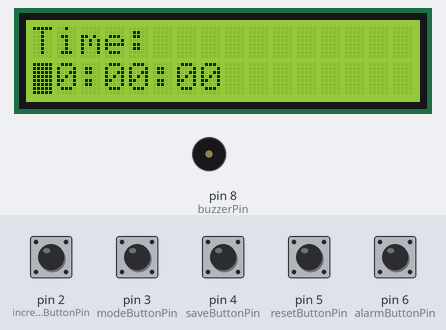
The sketch below on a simulated Arduino Uno, built with avr-gcc and run on an emulated ATmega328P. On the bench: 16×2 character LCD, buzzer (waves = sounding, pin HIGH). The test bench sets the inputs (shaded band); at power-on: pin 2 (incrementButtonPin), pin 3 (modeButtonPin), pin 4 (saveButtonPin), pin 5 (resetButtonPin), pin 6 (alarmButtonPin) HIGH.

Above: at 2.2 s.
2.3 s: pin 4 (saveButtonPin) pulled LOW for 0.15 s
At 3.2 s:
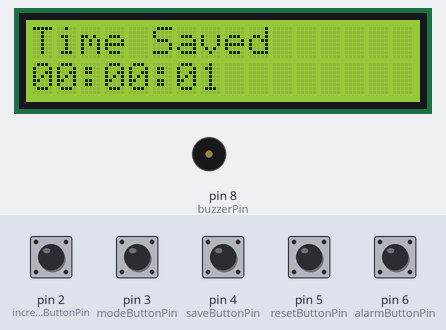
5.4 s: pin 2 (incrementButtonPin) pulled LOW for 1 s
At 7.1 s:
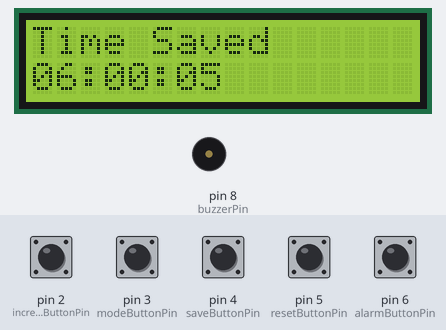
7.9 s: pin 6 (alarmButtonPin) pulled LOW for 0.15 s
At 9.4 s:
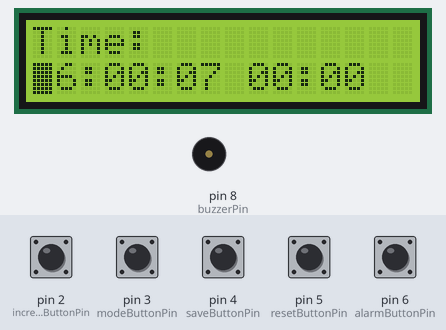
10.1 s: pin 5 (resetButtonPin) pulled LOW for 0.15 s
At 11.4 s:
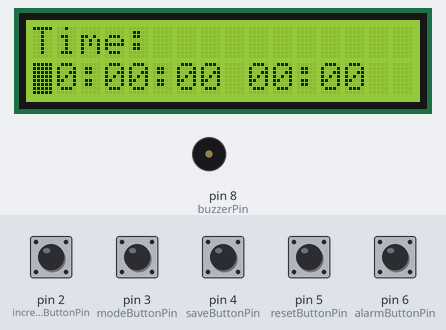
11.7 s: pin 3 (modeButtonPin) pulled LOW for 0.15 s
At 12.7 s:
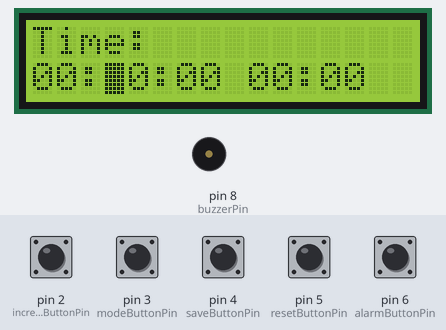
13.3 s: pin 2 (incrementButtonPin) pulled LOW for 0.15 s
At 13.9 s:
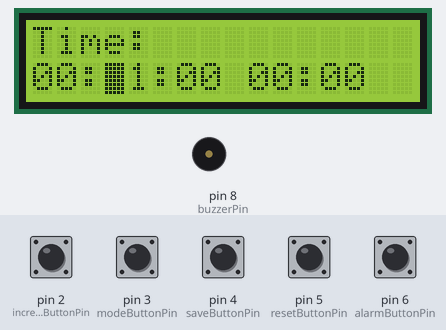
Timing chart, 0 to 15.9 s (numbered marks = the images above; inputs shaded):
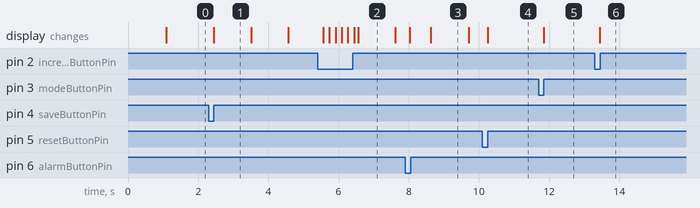

The sketch:

clock.ino
```cpp
#include <Wire.h>
#include <LiquidCrystal_I2C.h>

// Initialize the LCD on I2C address 0x27
LiquidCrystal_I2C lcd(0x27, 16, 2);

// Pins for buttons
const int modeButtonPin = 3;        // Button to switch between hour, minute, and second setting modes
const int incrementButtonPin = 2;   // Button to increment the selected setting
const int saveButtonPin = 4;        // Button to save the set time
const int resetButtonPin = 5;       // Button to reset the clock
const int alarmButtonPin = 6;       // Button to set alarm
const int buzzerPin = 8;            // Buzzer pin

enum SettingMode { HOURS, MINUTES, SECONDS, ALARM_HOURS, ALARM_MINUTES }; // Enumeration for setting modes

SettingMode currentMode = HOURS; // Current setting mode

int hours = 0;
int minutes = 0;
int seconds = 0;

int alarmHours = 0;
int alarmMinutes = 0;

bool setTime = false; // Flag to indicate if the time has been set
bool setAlarm = false; // Flag to indicate if the alarm has been set
bool displayMessage = false; // Flag to indicate if the "Time Saved" message should be displayed
unsigned long messageStartTime = 0; // Variable to store the start time of the "Time Saved" message
int timeSavedCount = 0; // Counter for the number of times the time has been saved

unsigned long previousMillis = 0;
bool showCursor = false; // Flag to indicate whether to show cursor or not

void setup() {
  // Start the I2C interface
  Wire.begin();

  // Add a delay to ensure that the LCD has enough time to initialize properly
  delay(1000);

  // Initialize the LCD
  lcd.init();
  lcd.backlight();

  // Set button pins as inputs
  pinMode(modeButtonPin, INPUT_PULLUP);
  pinMode(incrementButtonPin, INPUT_PULLUP);
  pinMode(saveButtonPin, INPUT_PULLUP);
  pinMode(resetButtonPin, INPUT_PULLUP);
  pinMode(alarmButtonPin, INPUT_PULLUP);

  // Set buzzer pin as output
  pinMode(buzzerPin, OUTPUT);

  // Display the initial time on the LCD
  displayTime();
}

void loop() {
  // Check if the mode button is pressed to switch setting modes
  if (digitalRead(modeButtonPin) == LOW) {
    delay(50); // Debouncing delay
    switch (currentMode) {
      case HOURS:
        currentMode = MINUTES;
        break;
      case MINUTES:
        currentMode = SECONDS;
        break;
      case SECONDS:
        currentMode = ALARM_HOURS;
        break;
      case ALARM_HOURS:
        currentMode = ALARM_MINUTES;
        break;
      case ALARM_MINUTES:
        currentMode = HOURS;
        break;
    }
    displayTime(); // Display the current time with the updated mode
  }

  // Check if the increment button is pressed to increment the selected setting
  if (digitalRead(incrementButtonPin) == LOW) {
    delay(50); // Debouncing delay
    switch (currentMode) {
      case HOURS:
        hours++;
        if (hours >= 24) {
          hours = 0;
        }
        break;
      case MINUTES:
        minutes++;
        if (minutes >= 60) {
          minutes = 0;
        }
        break;
      case SECONDS:
        seconds++;
        if (seconds >= 60) {
          seconds = 0;
        }
        break;
      case ALARM_HOURS:
        alarmHours++;
        if (alarmHours >= 24) {
          alarmHours = 0;
        }
        break;
      case ALARM_MINUTES:
        alarmMinutes++;
        if (alarmMinutes >= 60) {
          alarmMinutes = 0;
        }
        break;
    }
    displayTime(); // Display the updated time
  }

  // Check if the save button is pressed to save the set time
  if (digitalRead(saveButtonPin) == LOW) {
    delay(50); // Debouncing delay
    setTime = true; // Set the flag to indicate that the time has been set
    displayMessage = true; // Set the flag to display the message
    messageStartTime = millis(); // Record the start time of the message display
    showCursor = false; // Turn off cursor for both displays
  }


  // Check if the alarm button is pressed to set the alarm
  if (digitalRead(alarmButtonPin) == LOW) {
    delay(50); // Debouncing delay
    setAlarm = !setAlarm; // Toggle the flag to indicate setting or not setting the alarm
    if (!setAlarm) { // If setting alarm is turned off, reset alarm mode to hours
      currentMode = HOURS;
    }
    displayTime(); // Display the current time with updated alarm setting mode
  }

  // Check if the reset button is pressed to reset the clock
  if (digitalRead(resetButtonPin) == LOW) {
    delay(50); // Debouncing delay
    hours = 0;
    minutes = 0;
    seconds = 0;
    alarmHours = 0; // Reset alarm hours
    alarmMinutes = 0; // Reset alarm minutes
    setTime = false; // Reset the flag to indicate that the time has not been set
    setAlarm = false; // Reset the alarm flag
    currentMode = HOURS; // Reset mode to hours
    displayTime(); // Display the reset time
  }


  // If the time has been set, start the clock
  if (setTime) {
    unsigned long currentMillis = millis();
    if (currentMillis - previousMillis >= 1000) {
      previousMillis = currentMillis;
      seconds++;
      if (seconds >= 60) {
        seconds = 0;
        minutes++;
        if (minutes >= 60) {
          minutes = 0;
          hours++;
          if (hours >= 24) {
            hours = 0;
          }
        }
      }
      // Check if the current time matches the alarm time
      if (setAlarm && hours == alarmHours && minutes == alarmMinutes && seconds == 0) {
        lcd.clear();
        lcd.print("ALARM!");
        digitalWrite(buzzerPin, HIGH); // Turn on the buzzer
        delay(5000); // Display "ALARM!" for 10 seconds
        digitalWrite(buzzerPin, LOW); // Turn off the buzzer
        setAlarm = false; // Reset the alarm flag
        displayTime(); // Display the current time after the alarm
      }
      displayTime(); // Display the updated time
    }
  }

  // Display the "Time Saved" message if needed
  if (displayMessage) {
    unsigned long elapsedTime = millis() - messageStartTime;
    if (elapsedTime < 5000) { // Display message for 5 seconds
      lcd.setCursor(0, 0);
      lcd.print("Time Saved      ");
    } else {
      displayMessage = false; // Reset the flag
    }
  } else {
    // Display "Time:" when not showing the "Time Saved" message
    lcd.setCursor(0, 0);
    lcd.print("Time:           ");
  }

  // Show cursor if setting time or alarm
  if (!setTime || setAlarm) {
    // Only show cursor when in setting mode or setting alarm
    showCursor = true;
    lcd.blink(); // Make the cursor blink
  } else {
    showCursor = false;
    lcd.noBlink(); // Turn off cursor blinking when not setting time or alarm
  }

  // Set the cursor position based on the current setting mode
  if (showCursor) {
    switch (currentMode) {
      case HOURS:
        lcd.setCursor(0, 1); // Position the cursor at the hours on the second row
        break;
      case MINUTES:
        lcd.setCursor(3, 1); // Position the cursor at the minutes on the second row
        break;
      case SECONDS:
        lcd.setCursor(6, 1); // Position the cursor at the seconds on the second row
        break;
      case ALARM_HOURS:
        lcd.setCursor(9, 1); // Position the cursor at the alarm hours on the second row
        break;
      case ALARM_MINUTES:
        lcd.setCursor(12, 1); // Position the cursor at the alarm minutes on the second row
        break;
    }
    lcd.blink(); // Make the cursor blink
  }

  delay(100); // Add a small delay to debounce buttons
}

void displayTime() {
  // Clear the previous cursor for both displays
  lcd.noBlink();

  // Display time on the primary display
  lcd.setCursor(0, 1);
  if (hours < 10) {
    lcd.print("0");
  }
  lcd.print(hours);
  lcd.print(':');
  if (minutes < 10) {
    lcd.print("0");
  }
  lcd.print(minutes);
  lcd.print(':');
  if (seconds < 10) {
    lcd.print("0");
  }
  lcd.print(seconds);

  // Display alarm time on the secondary display if setting alarm
  if (setAlarm) {
    lcd.setCursor(9, 1);
    if (alarmHours < 10) {
      lcd.print("0");
    }
    lcd.print(alarmHours);
    lcd.print(':');
    if (alarmMinutes < 10) {
      lcd.print("0");
    }
    lcd.print(alarmMinutes);
  }

  // Re-position the cursor for both displays after updating the time
  if (showCursor) {
    switch (currentMode) {
      case HOURS:
        lcd.setCursor(0, 1); // Position the cursor at the hours on the primary display
        break;
      case MINUTES:
        lcd.setCursor(3, 1); // Position the cursor at the minutes on the primary display
        break;
      case SECONDS:
        lcd.setCursor(6, 1); // Position the cursor at the seconds on the primary display
        break;
      case ALARM_HOURS:
        lcd.setCursor(9, 1); // Position the cursor at the alarm hours on the secondary display
        break;
      case ALARM_MINUTES:
        lcd.setCursor(12, 1); // Position the cursor at the alarm minutes on the secondary display
        break;
    }
    lcd.blink(); // Make the cursor blink for both displays
  }
}
```

Measured:
- after the input at 2.3 s, the display: changes after 0.15 s (image 1)
- after the input at 10.1 s, the display: changes after 0.15 s (image 4)
- after the input at 11.7 s, the display: changes after 0.15 s (image 5)
- after the input at 13.3 s, the display: changes after 0.14 s (image 6)
- what the display in image 2 shows lasts 1.0 s, from 6.6 s to 7.6 s
- what the display in image 3 shows lasts 1.1 s, from 8.6 s to 9.7 s
